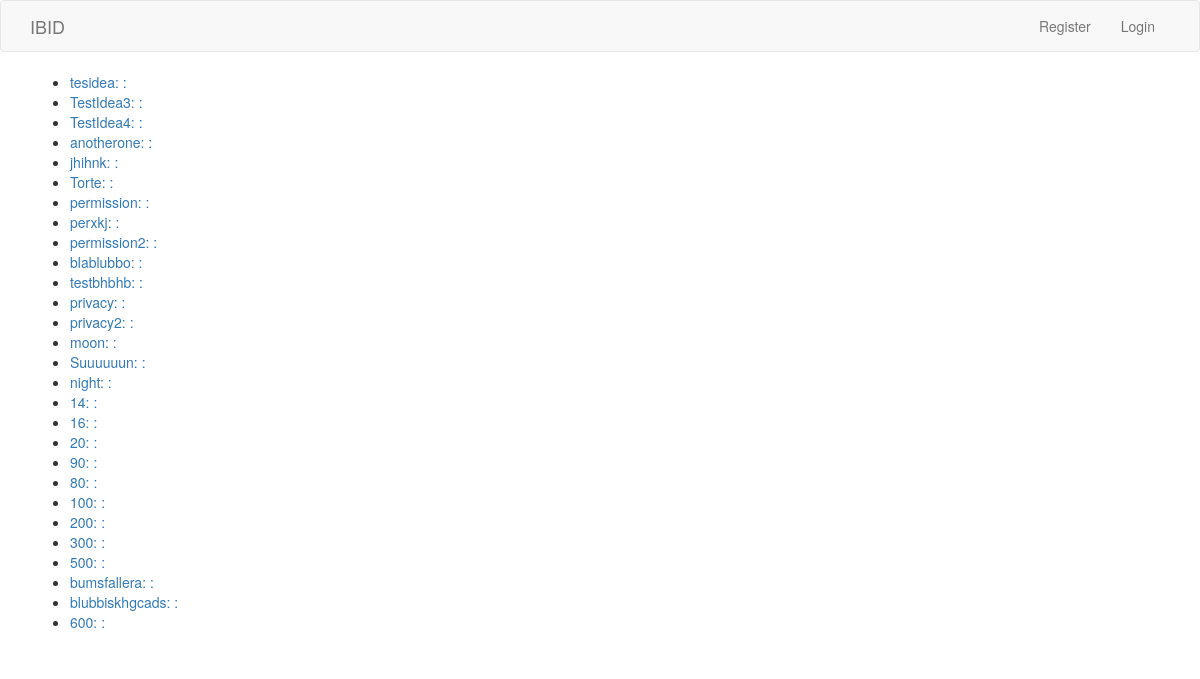
Before: /ideas/ with the older database file.
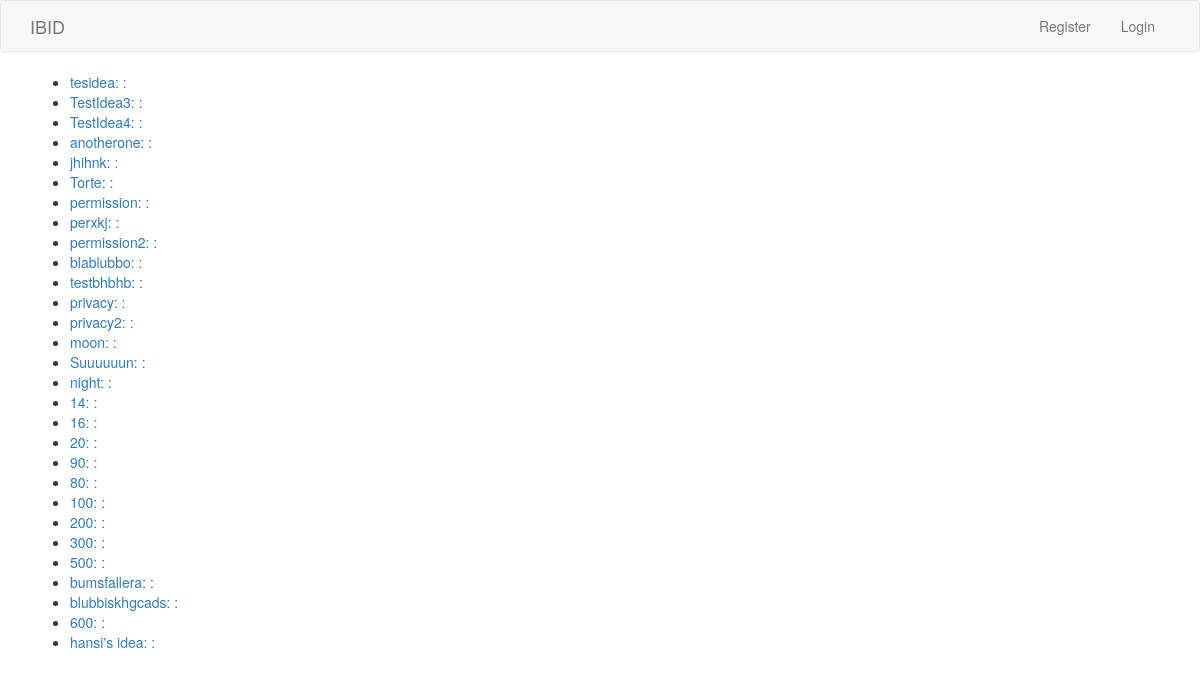
After: the same page with the newer database file.
### ManageIdea/models.py (models this page shows, shortened)
class Idea(models.Model):
	title=models.CharField(max_length = 400, unique=True)
	originator = models.CharField(max_length = 400, blank=True, null=True)
	secret = models.BooleanField(default=False)
	date_added=models.DateField(default=timezone.now)
	description_short=models.CharField(max_length=2048)
	description_long=models.CharField(max_length=2048)
	status = models.CharField(max_length=2048, blank=True)
	tags = TaggableManager(help_text="A comma-separated list of tags.")
	ressources = models.CharField(max_length=2048, blank=True)
	pictures = models.ImageField(upload_to='pictures', blank=True)
	files = models.FileField(upload_to='idea_files', blank=True)
	members = models.ManyToManyField(User, through='IdeaMembership', related_name='members')
	measures=models.ManyToManyField(Measure, through='IdeaMeasures')
	class Meta:
		permissions = (
			('view', 'View Idea'),
			('edit', 'Edit Idea'),
		)

### ManageIdea/views.py (the view)
def index(request):
	all_ideas = Idea.objects.all()
	template = loader.get_template('ManageIdea/index.html')
	context = RequestContext(request, {
		'latest_ideas': all_ideas,
	})
	return HttpResponse(template.render(context))

### ManageIdea/templates/ManageIdea/index.html
{% extends 'base.html' %}
{% block body_block %}
{% if latest_ideas %}
    <ul>
    {% for idea in latest_ideas %}
        <li><a href="{% url 'ManageIdea:detail' idea.id %} ">{{ idea.title }}:</a>
        <a href="{% url 'ManageUsers:userprofile' idea.owner.id %} ">{{ idea.owner }}:</a></li>
    {% endfor %}
    </ul>
{% else %}
    <p>No ideas available.</p>
{% endif %}
{% endblock %}

### Home/templates/base.html (shortened to what this page needs)
<!DOCTYPE HTML PUBLIC "-//W3C//DTD HTML 4.01//EN">
{% load staticfiles %}
<html lang="en">
<head>
{% load bootstrap3 %}
{% bootstrap_css %}
<link rel="stylesheet" href="{% static 'css/style.css' %}">
</head>
<body>
<div id="page-wrap">
  <nav class="navbar navbar-default" role="navigation">
    <div class="container" id="navfluid">
      <div class="row">
        <div class="col-md-10 col-lg-12">
          <div class="navbar-header">
            <a class="navbar-brand" href="{% url 'Home:index' %}">IBID</a>
          </div>
          <div class="collapse navbar-collapse" id="navigationbar">
            <ul class="nav navbar-nav navbar-right">
                {% if user.is_authenticated %}
                <li><a href="{% url 'ManageUsers:userprofile' user.id %}"> {{ user.get_username }} </a></li>
                <li><a href="{% url 'ManageUsers:logout' %}"> Logout </a></li>
                {% else %}
                <li><a href="{% url 'ManageUsers:register' %}"> Register </a></li>
                <li><a href="{% url 'ManageUsers:login' %}"> Login </a></li>
                {% endif %}
            </ul>
          </div>
        </div>
      </div>
    </div>
  </nav>
</div>
  <div class="container">
    {% block body_block %}{% endblock %}
    <div class="row">
      <div class="col-md-10">{% block body_middle_block-1 %}{% endblock %}</div>
      <div class="col-md-2">{% block body_right_block-1 %}{% endblock %}</div>
    </div>
    <div class="row">
      <div class="col-md-4">{% block body_left_block-2 %}{% endblock %}</div>
      <div class="col-md-4">{% block body_middle_block-2 %}{% endblock %}</div>
      <div class="col-md-4">{% block body_right_block-2 %}{% endblock %}</div>
    </div>
    <div class="row">
      <div class="col-md-1">{% block body_left_block-3 %}{% endblock %}</div>
      <div class="col-md-10">{% block body_middle_block-3 %}{% endblock %}</div>
      <div class="col-md-1">{% block body_right_block-3 %}{% endblock %}</div>
    </div>
    <div class="row">
      <div class="col-md-3">{% block body_left_block-4 %}{% endblock %}</div>
      <div class="col-md-4">{% block body_middle_left_block-4 %}{% endblock %}</div>
      <div class="col-md-4">{% block body_middle_right_block-4 %}{% endblock %}</div>
      <div class="col-md-1">{% block body_right_block-4 %}{% endblock %}</div>
    </div>
    <div class="row">
      <div class="col-md-3">{% block body_left_block-5 %}{% endblock %}</div>
      <div class="col-md-6">{% block body_middle_block-5 %}{% endblock %}</div>
      <div class="col-md-3">{% block body_right_block-5 %}{% endblock %}</div>
    </div>
    <div class="row">
      <div class="col-md-9">{% block body_middle_block-6 %}{% endblock %}</div>
      <div class="col-md-3">{% block body_right_block-6 %}{% endblock %}</div>
    </div>
    <div class="row">
      <div class="col-md-2">{% block body_middle_block-7 %}{% endblock %}</div>
      <div class="col-md-9">{% block body_right_block-7 %}{% endblock %}</div>
      <div class="col-md-1"></div>
    </div>
    <div class="row">
      <div class="col-md-4">{% block body_left_block-8 %}{% endblock %}</div>
      <div class="col-md-4">{% block body_middle_block-8 %}{% endblock %}</div>
      <div class="col-md-4">{% block body_right_block-8 %}{% endblock %}</div>
    </div>
    <div class="row">
      <div class="col-md-1"></div>
      <div class="col-md-4">{% block body_left_block-9 %}{% endblock %}</div>
      <div class="col-md-2"></div>
      <div class="col-md-4">{% block body_right_block-9 %}{% endblock %}</div>
      <div class="col-md-1"></div>
    </div>
  </div>
</body>
</html>

### Home/static/css/style.css (style rules this page uses)
#page-wrap { background: white; opacity: 1; }

Changed rows visible on the page:
added Idea: title "hansi's idea"
